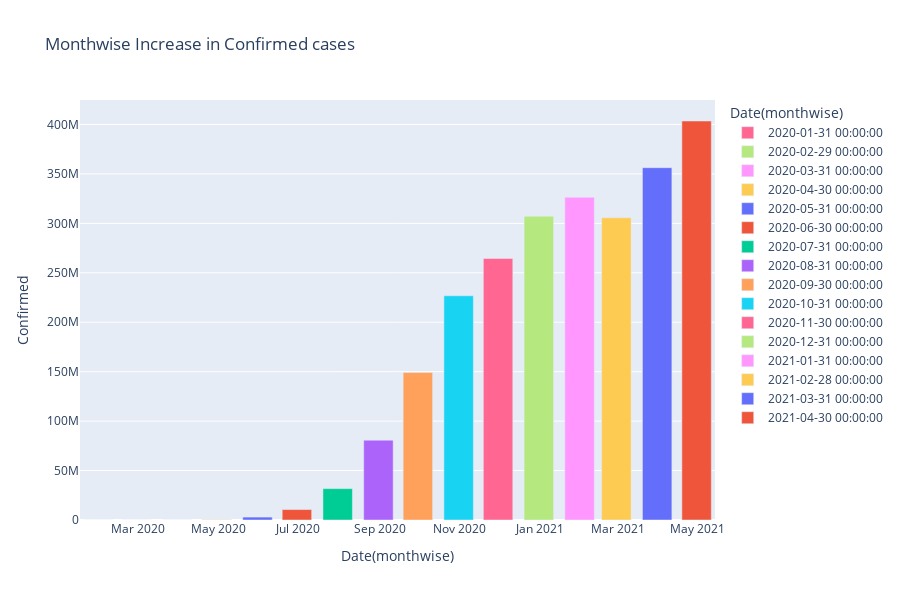

Notebook source saved alongside this figure:
### Markdown cell above
### Monthwise - Confimed Cases

### Code cell
fig = px.bar(month_wise, x='Date', y='Confirmed',
             hover_data=['Cured', 'Deaths'], color='Date',
             labels={'Date':'Date(monthwise)'}, height=600,
             title="Monthwise Increase in Confirmed cases")
fig.show()

### Figure 1 — Plotly figure (JSON) as saved in the notebook; plotly's stock layout.template omitted (floating-point values rounded to 4 significant figures)
{"data": [{"alignmentgroup": "True", "customdata": [[0, 0]], "hovertemplate": "Date(monthwise)=%{x}<br>Confirmed=%{y}<br>Cured=%{customdata[0]}<br>Deaths=%{customdata[1]}<extra></extra>", "legendgroup": "2020-01-31 00:00:00", "marker": {"color": "#FF6692"}, "name": "2020-01-31 00:00:00", "offsetgroup": "2020-01-31 00:00:00", "orientation": "v", "showlegend": true, "textposition": "auto", "type": "bar", "x": ["2020-01-31T00:00:00"], "xaxis": "x", "y": [2], "yaxis": "y"}, {"alignmentgroup": "True", "customdata": [[0, 0]], "hovertemplate": "Date(monthwise)=%{x}<br>Confirmed=%{y}<br>Cured=%{customdata[0]}<br>Deaths=%{customdata[1]}<extra></extra>", "legendgroup": "2020-02-29 00:00:00", "marker": {"color": "#B6E880"}, "name": "2020-02-29 00:00:00", "offsetgroup": "2020-02-29 00:00:00", "orientation": "v", "showlegend": true, "textposition": "auto", "type": "bar", "x": ["2020-02-29T00:00:00"], "xaxis": "x", "y": [86], "yaxis": "y"}, {"alignmentgroup": "True", "customdata": [[808, 202]], "hovertemplate": "Date(monthwise)=%{x}<br>Confirmed=%{y}<br>Cured=%{customdata[0]}<br>Deaths=%{customdata[1]}<extra></extra>", "legendgroup": "2020-03-31 00:00:00", "marker": {"color": "#FF97FF"}, "name": "2020-03-31 00:00:00", "offsetgroup": "2020-03-31 00:00:00", "orientation": "v", "showlegend": true, "textposition": "auto", "type": "bar", "x": ["2020-03-31T00:00:00"], "xaxis": "x", "y": [9687], "yaxis": "y"}, {"alignmentgroup": "True", "customdata": [[75443, 13270]], "hovertemplate": "Date(monthwise)=%{x}<br>Confirmed=%{y}<br>Cured=%{customdata[0]}<br>Deaths=%{customdata[1]}<extra></extra>", "legendgroup": "2020-04-30 00:00:00", "marker": {"color": "#FECB52"}, "name": "2020-04-30 00:00:00", "offsetgroup": "2020-04-30 00:00:00", "orientation": "v", "showlegend": true, "textposition": "auto", "type": "bar", "x": ["2020-04-30T00:00:00"], "xaxis": "x", "y": [422442], "yaxis": "y"}, {"alignmentgroup": "True", "customdata": [[1133341, 89834]], "hovertemplate": "Date(monthwise)=%{x}<br>Confirmed=%{y}<br>Cured=%{customdata[0]}<br>Deaths=%{customdata[1]}<extra></extra>", "legendgroup": "2020-05-31 00:00:00", "marker": {"color": "#636efa"}, "name": "2020-05-31 00:00:00", "offsetgroup": "2020-05-31 00:00:00", "orientation": "v", "showlegend": true, "textposition": "auto", "type": "bar", "x": ["2020-05-31T00:00:00"], "xaxis": "x", "y": [2938234], "yaxis": "y"}, {"alignmentgroup": "True", "customdata": [[5668946, 319690]], "hovertemplate": "Date(monthwise)=%{x}<br>Confirmed=%{y}<br>Cured=%{customdata[0]}<br>Deaths=%{customdata[1]}<extra></extra>", "legendgroup": "2020-06-30 00:00:00", "marker": {"color": "#EF553B"}, "name": "2020-06-30 00:00:00", "offsetgroup": "2020-06-30 00:00:00", "orientation": "v", "showlegend": true, "textposition": "auto", "type": "bar", "x": ["2020-06-30T00:00:00"], "xaxis": "x", "y": [10558374], "yaxis": "y"}, {"alignmentgroup": "True", "customdata": [[19980130, 793511]], "hovertemplate": "Date(monthwise)=%{x}<br>Confirmed=%{y}<br>Cured=%{customdata[0]}<br>Deaths=%{customdata[1]}<extra></extra>", "legendgroup": "2020-07-31 00:00:00", "marker": {"color": "#00cc96"}, "name": "2020-07-31 00:00:00", "offsetgroup": "2020-07-31 00:00:00", "orientation": "v", "showlegend": true, "textposition": "auto", "type": "bar", "x": ["2020-07-31T00:00:00"], "xaxis": "x", "y": [31726501], "yaxis": "y"}, {"alignmentgroup": "True", "customdata": [[58580895, 1553468]], "hovertemplate": "Date(monthwise)=%{x}<br>Confirmed=%{y}<br>Cured=%{customdata[0]}<br>Deaths=%{customdata[1]}<extra></extra>", "legendgroup": "2020-08-31 00:00:00", "marker": {"color": "#ab63fa"}, "name": "2020-08-31 00:00:00", "offsetgroup": "2020-08-31 00:00:00", "orientation": "v", "showlegend": true, "textposition": "auto", "type": "bar", "x": ["2020-08-31T00:00:00"], "xaxis": "x", "y": [80749620], "yaxis": "y"}, {"alignmentgroup": "True", "customdata": [[118592934, 2443374]], "hovertemplate": "Date(monthwise)=%{x}<br>Confirmed=%{y}<br>Cured=%{customdata[0]}<br>Deaths=%{customdata[1]}<extra></extra>", "legendgroup": "2020-09-30 00:00:00", "marker": {"color": "#FFA15A"}, "name": "2020-09-30 00:00:00", "offsetgroup": "2020-09-30 00:00:00", "orientation": "v", "showlegend": true, "textposition": "auto", "type": "bar", "x": ["2020-09-30T00:00:00"], "xaxis": "x", "y": [149113758], "yaxis": "y"}, {"alignmentgroup": "True", "customdata": [[198824412, 3457615]], "hovertemplate": "Date(monthwise)=%{x}<br>Confirmed=%{y}<br>Cured=%{customdata[0]}<br>Deaths=%{customdata[1]}<extra></extra>", "legendgroup": "2020-10-31 00:00:00", "marker": {"color": "#19d3f3"}, "name": "2020-10-31 00:00:00", "offsetgroup": "2020-10-31 00:00:00", "orientation": "v", "showlegend": true, "textposition": "auto", "type": "bar", "x": ["2020-10-31T00:00:00"], "xaxis": "x", "y": [226770312], "yaxis": "y"}, {"alignmentgroup": "True", "customdata": [[246213201, 3894165]], "hovertemplate": "Date(monthwise)=%{x}<br>Confirmed=%{y}<br>Cured=%{customdata[0]}<br>Deaths=%{customdata[1]}<extra></extra>", "legendgroup": "2020-11-30 00:00:00", "marker": {"color": "#FF6692"}, "name": "2020-11-30 00:00:00", "offsetgroup": "2020-11-30 00:00:00", "orientation": "v", "showlegend": true, "textposition": "auto", "type": "bar", "x": ["2020-11-30T00:00:00"], "xaxis": "x", "y": [264556412], "yaxis": "y"}, {"alignmentgroup": "True", "customdata": [[292244085, 4457379]], "hovertemplate": "Date(monthwise)=%{x}<br>Confirmed=%{y}<br>Cured=%{customdata[0]}<br>Deaths=%{customdata[1]}<extra></extra>", "legendgroup": "2020-12-31 00:00:00", "marker": {"color": "#B6E880"}, "name": "2020-12-31 00:00:00", "offsetgroup": "2020-12-31 00:00:00", "orientation": "v", "showlegend": true, "textposition": "auto", "type": "bar", "x": ["2020-12-31T00:00:00"], "xaxis": "x", "y": [307177353], "yaxis": "y"}, {"alignmentgroup": "True", "customdata": [[315332019, 4709167]], "hovertemplate": "Date(monthwise)=%{x}<br>Confirmed=%{y}<br>Cured=%{customdata[0]}<br>Deaths=%{customdata[1]}<extra></extra>", "legendgroup": "2021-01-31 00:00:00", "marker": {"color": "#FF97FF"}, "name": "2021-01-31 00:00:00", "offsetgroup": "2021-01-31 00:00:00", "orientation": "v", "showlegend": true, "textposition": "auto", "type": "bar", "x": ["2021-01-31T00:00:00"], "xaxis": "x", "y": [326469747], "yaxis": "y"}, {"alignmentgroup": "True", "customdata": [[297133802, 4359434]], "hovertemplate": "Date(monthwise)=%{x}<br>Confirmed=%{y}<br>Cured=%{customdata[0]}<br>Deaths=%{customdata[1]}<extra></extra>", "legendgroup": "2021-02-28 00:00:00", "marker": {"color": "#FECB52"}, "name": "2021-02-28 00:00:00", "offsetgroup": "2021-02-28 00:00:00", "orientation": "v", "showlegend": true, "textposition": "auto", "type": "bar", "x": ["2021-02-28T00:00:00"], "xaxis": "x", "y": [305631803], "yaxis": "y"}, {"alignmentgroup": "True", "customdata": [[342610397, 4935253]], "hovertemplate": "Date(monthwise)=%{x}<br>Confirmed=%{y}<br>Cured=%{customdata[0]}<br>Deaths=%{customdata[1]}<extra></extra>", "legendgroup": "2021-03-31 00:00:00", "marker": {"color": "#636efa"}, "name": "2021-03-31 00:00:00", "offsetgroup": "2021-03-31 00:00:00", "orientation": "v", "showlegend": true, "textposition": "auto", "type": "bar", "x": ["2021-03-31T00:00:00"], "xaxis": "x", "y": [356305616], "yaxis": "y"}, {"alignmentgroup": "True", "customdata": [[354518894, 4927136]], "hovertemplate": "Date(monthwise)=%{x}<br>Confirmed=%{y}<br>Cured=%{customdata[0]}<br>Deaths=%{customdata[1]}<extra></extra>", "legendgroup": "2021-04-30 00:00:00", "marker": {"color": "#EF553B"}, "name": "2021-04-30 00:00:00", "offsetgroup": "2021-04-30 00:00:00", "orientation": "v", "showlegend": true, "textposition": "auto", "type": "bar", "x": ["2021-04-30T00:00:00"], "xaxis": "x", "y": [403521171], "yaxis": "y"}], "layout": {"barmode": "relative", "height": 600, "legend": {"title": {"text": "Date(monthwise)"}, "tracegroupgap": 0}, "title": {"text": "Monthwise Increase in Confirmed cases"}, "xaxis": {"anchor": "y", "categoryarray": [1580428800000000000, 1582934400000000000, 1585612800000000000, 1588204800000000000, 1590883200000000000, 1593475200000000000, 1596153600000000000, 1598832000000000000, 1601424000000000000, 1604102400000000000, 1606694400000000000, 1609372800000000000, 1612051200000000000, 1614470400000000000, 1617148800000000000, 1619740800000000000], "categoryorder": "array", "domain": [0, 1], "title": {"text": "Date(monthwise)"}}, "yaxis": {"anchor": "x", "domain": [0, 1], "title": {"text": "Confirmed"}}}}
